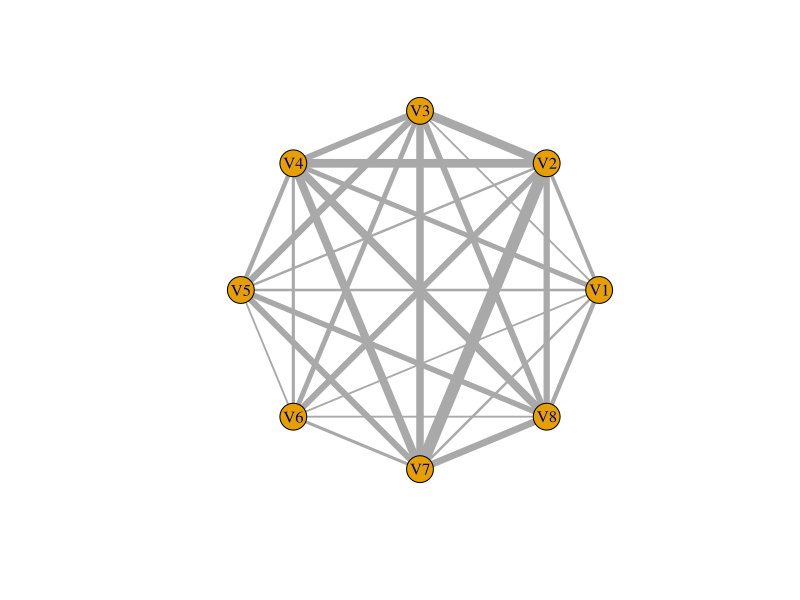

Source code (R):
## ---- chunk 1
knitr::opts_chunk$set(echo = TRUE)
## ---- chunk 2

library(igraph)

## ---- chunk 3

# First session 
adj_matrix = as.matrix(read.csv("interaction_matrix.csv", sep =";", header = FALSE))

# remove unidentified individuals 
adj_matrix_ID = adj_matrix[-9,-9]

# Second session
adj_matrix2 = as.matrix(read.csv("interaction_matrix2.csv", sep =";", header = FALSE))

adj_matrix_all = adj_matrix_ID + adj_matrix2
## ---- chunk 4

g <- make_empty_graph()

#create the graph
g <- graph_from_adjacency_matrix(
    adj_matrix_all,
    mode = c("undirected"),
    weighted = TRUE,
    diag = F,
    add.colnames = NULL,
    add.rownames = FALSE
)

# dispose the vertex in cicrle 
layout <-layout_in_circle(g)

# plot 
plot(g, layout = layout, main = "", edge.width = E(g)$weight*0.6)# E(g) containes the attributes of the edges. We multiply the weight by 0.6 to increase the contrast between the width of the lines

## ---- chunk 5

#binary degrees # how many conspecifics does an individual interact with 
degree(g)

# densities 
edge_density(g, loops = FALSE) # existing edges / possible edges

#weighted degrees # total interactions
strength(
  g,
  vids = V(g), #The vertices for which the strength will be calculated
  loops = TRUE, #Logical; whether the loop edges are also counted. (here none)
  weights = NULL # use the default weight edge attribute in the matrix 
)
